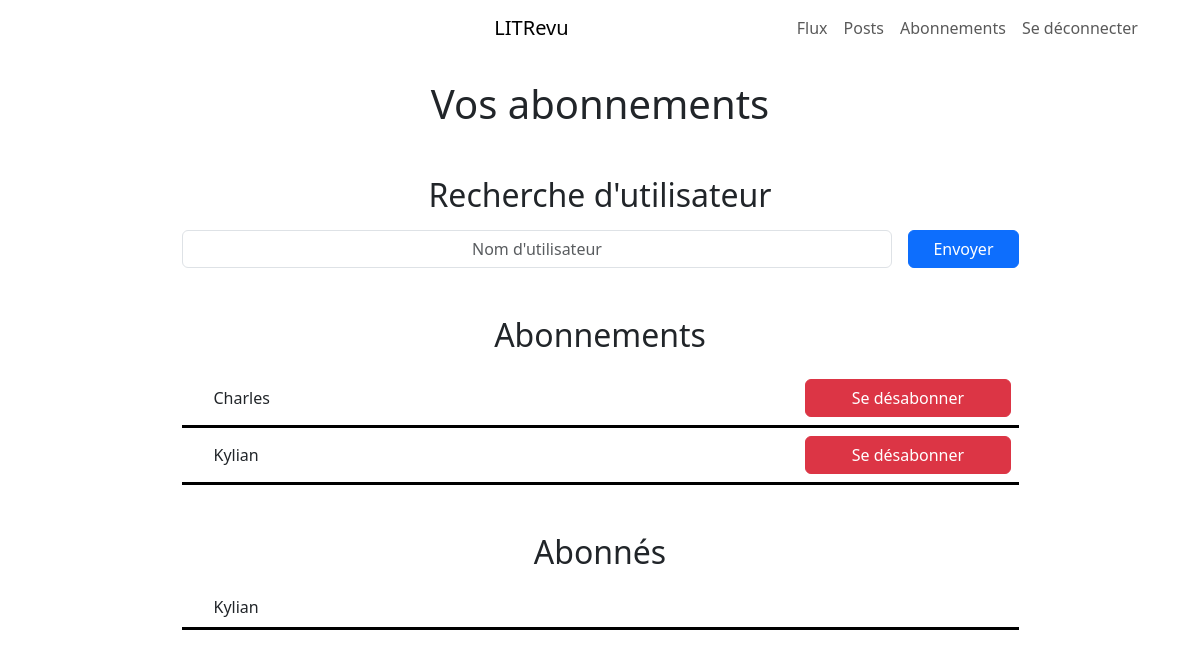
The page /subscription/ (signed in) on the database its author committed.
### blog/models.py (models this page shows)
class UserFollows(models.Model):
    user = models.ForeignKey(
        to=settings.AUTH_USER_MODEL,
        on_delete=models.CASCADE,
        related_name="following",
    )
    followed_user = models.ForeignKey(
        to=settings.AUTH_USER_MODEL,
        on_delete=models.CASCADE,
        related_name="followed_by",
    )
    class Meta:
        unique_together = (
            "user",
            "followed_user",
        )

### authentication/models.py (models this page shows)
class User(AbstractUser):
    pass

### blog/views.py (the view, shortened to what this page needs)
# urls.py: path("subscription/", blog.Subscription.as_view(), name="subscription"),
class Subscription(LoginRequiredMixin, View):
    username = ""
    message = ""
    def get(self, request):
        form = UsernameForm()
        following = request.user.following.all().order_by(
            "followed_user__username"
        )
        followed_by = request.user.followed_by.all().order_by("user__username")
        context = {
            "subscription_form": form,
            "following": following,
            "followed_by": followed_by,
        }
        return render(request, "blog/subscription.html", context)

### blog/forms.py
class UsernameForm(forms.Form):
    username = forms.CharField(
        max_length=150,
        widget=forms.TextInput(
            attrs={
                "placeholder": "Nom d'utilisateur",
                "class": "form-control centered-input",
            }
        ),
        label="",  # No label
        help_text="",  # No help text
    )

### blog/templates/blog/subscription.html (shortened to what this page needs)
{% extends 'base.html' %}
{% block content %}
{% include 'partials/navbar.html' %}
<div class="container my-4">
    <div class="col-12 col-lg-9 mx-auto">
        <h1 class="text-center mb-5">Vos abonnements</h1>
        <div class="text-center">
            <h2 class="mb-3">Recherche d'utilisateur</h2>
            <form method="post" class="d-flex">
                <div class="col">
                    {{ subscription_form.username }}
                </div>
                <div class="col-auto ms-3">
                    <button type="submit" class="btn btn-primary px-4">Envoyer</button>
                </div>
            </form>
        </div>
        <div>
            <h2 class="text-center mt-5 mb-3">Abonnements</h2>
            {% for follow in following %}
            <div class="d-flex justify-content-between align-items-center border-bottom border-3 border-black p-2">
                <div class="ms-4">
                    {{ follow.followed_user.username }}
                </div>
                <a href="{% url 'unsubscribe' follow.followed_user.id %}" class="col-3 btn btn-danger">Se
                    désabonner</a>
            </div>
            {% endfor %}
        </div>
        <div class="mb-5">
            <h2 class="text-center mt-5 mb-3">Abonnés</h2>
            {% for follower in followed_by %}
            <div class="d-flex justify-content-start border-bottom border-3 border-black p-2">
                <div class="ms-4">
                    {{ follower.user.username }}
                </div>
            </div>
            {% endfor %}
        </div>
    </div>
</div>
{% endblock %}

### static/styles.css (style rules this page uses)
.centered-input { text-align: center; }
.centered-input::placeholder { text-align: center; }

### rows shown on the page
UserFollows: followed_user.username "Charles"
UserFollows: followed_user.username "Kylian"
UserFollows: user.username "Kylian"
